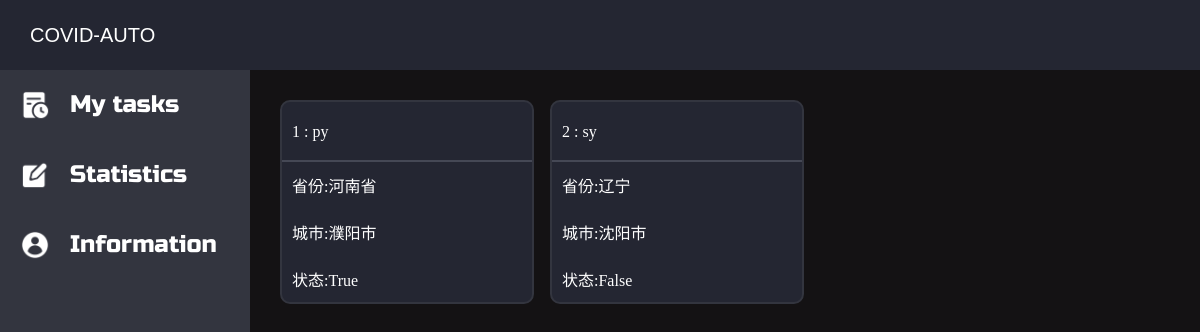
The app's page /task/ (signed in) with its own data.
### task/models.py (models this page shows)
class Task(models.Model):
    task_owner = models.ForeignKey(User, on_delete = models.DO_NOTHING) # 设置task使用者
    on_or_off = models.BooleanField(default = False) # 是否启用
    task_title = models.CharField(max_length = 50) # 任务名称
    task_username = models.CharField(max_length = 20) # 姓名
    task_stu_id = models.CharField(max_length = 20) # 学号
    task_phone = models.CharField(max_length = 20) # 电话号码
    task_institution = models.CharField(max_length = 20) # 学院
    task_province = models.CharField(max_length = 20) # 省份
    task_city = models.CharField(max_length = 30) # 城市
    task_form_id = models.CharField(max_length = 10) # 信息表中id
    vjuid = models.CharField(max_length = 20) # vjuid
    vjvd = models.CharField(max_length = 50) # vjvd
    vt = models.CharField(max_length = 20) # vt
    UUkey = models.CharField(max_length = 50) # UUkey

### task/views.py (the view)
# urls.py: path('', views.control_tasks, name = 'control_tasks'),
def control_tasks(request):
    if request.user.username != '': # 如果登录成功
        context = {}
        context['tasks'] = Task.objects.filter(task_owner = request.user)
        return render(request, 'task.html', context)
    else: # 如果未登录，则跳转登录界面
        return redirect('/login_page/')

### task/templates/task.html (shortened to what this page needs)
{% extends 'task_base.html' %}
{% block task_content %}
    {% for task in tasks %}
        <div class="items" onclick="popWindow(this)">
            <div class="item-title"><span>{{ task.id }}</span> : {{ task.task_title }}</div>
            <div class="item-content">
                <div class="location-province">省份:{{ task.task_province }}</div>
                <div class="location-city">城市:{{ task.task_city }}</div>
                <div class="on-off">状态:{{ task.on_or_off }}</div>
            </div>
        </div>
    {% endfor %}
{% endblock %}

### static/css/task.css (style rules this page uses)
* { padding: 0; margin: 0; }
html, body { width: 100%; height: 100%; }
div.content .items { background-color: #242632; border: 2px solid #33353F; border-radius: 10px; margin: 30px; height: 200px; width: 250px; display: grid; grid-template-rows: 60px 140px; overflow: hidden; cursor: pointer; }
div.items div.item-title { line-height: 60px; color: white; font-family: 'ZCOOL KuaiLe', cursive; width: 100%; border-bottom: 2px solid #454855; padding-left: 10px; }
div.items div.item-content { padding-left: 10px; width: 100%; display: grid; grid-template-rows: 1fr 1fr 1fr; align-items: center; color: white; font-family: 'ZCOOL KuaiLe', cursive; }

### records on screen
Task: id "1", task_title "py", task_province "河南省", task_city "濮阳市", on_or_off "True"
Task: id "2", task_title "sy", task_province "辽宁", task_city "沈阳市", on_or_off "False"
